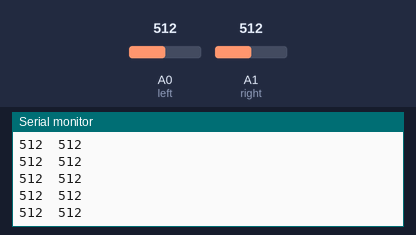
A sketch run on a simulated Arduino Uno, built with avr-gcc and run on an emulated ATmega328P. Parts: the last lines printed to the serial monitor. Inputs (shaded band) come from the test bench; at power-on: A0 (left) = 512, A1 (right) = 512.

Above: at 1.2 s.
1.3 s: A0 (left) set to 981
At 1.8 s:
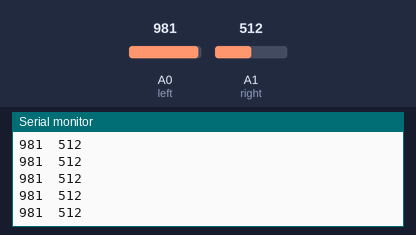
2.8 s: A0 (left) set to 1015
At 3.8 s:
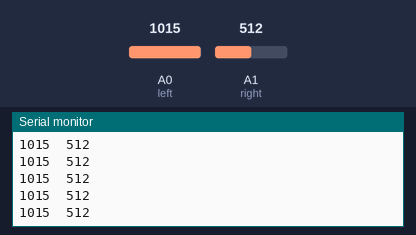
Timing chart, 0 to 5.8 s (numbered marks = the images above; inputs shaded):
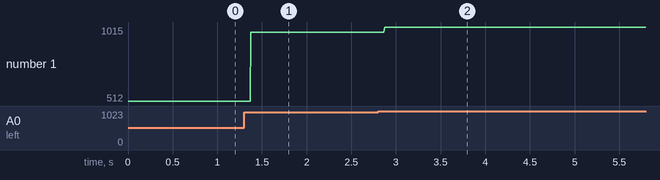

Measured:
- after the input at 1.3 s, the serial monitor: prints a new line after 0.08 s (image 1)
- after the input at 2.8 s, the serial monitor: prints a new line after 0.07 s (image 2)
- plotted number 1: 512 → 981 after the input at 1.3 s, 981 → 1015 after the input at 2.8 s

The sketch:

IR_check.ino
```cpp
int left=A0;
int right=A1;
void setup() {
  // put your setup code here, to run once:
  Serial.begin(9600);
  pinMode(left,INPUT);
  pinMode(right,INPUT);
}

void loop() {
  // put your main code here, to run repeatedly:
  int a=analogRead(left);
  int b=analogRead(right);
  Serial.print(a);
  Serial.print("\t");
  Serial.println(b);
}
```
